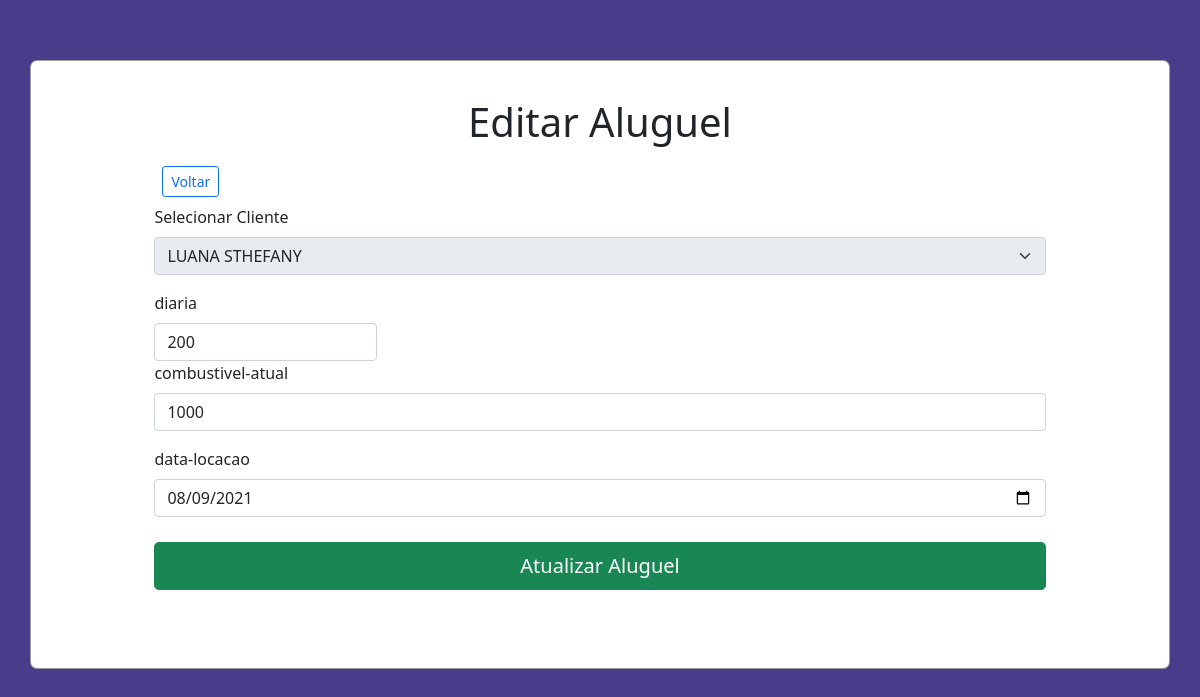
/src/views/editar-venda.php?id=6, run on the app's committed database.
### tables this page shows
CREATE TABLE `aluguel` (
  `idaluguel` int(11) NOT NULL,
  `idcliente` int(11) NOT NULL,
  `diaria` varchar(200) NOT NULL,
  `datalocacao` date NOT NULL,
  `combustivelatual` varchar(200) NOT NULL,
  `ativo` tinyint(1) NOT NULL
);

### src/controller/VendasController.php (called while the page is built, shortened)
<?php
require_once '../model/Venda.php';
require_once '../model/Database.php';
class VendasController extends aluguel
{
    protected $tabela = 'aluguel';
    public function findOne($idaluguel)
    {
        $query = "SELECT * FROM $this->tabela WHERE idaluguel = :id";
        $stm = Database::prepare($query);
        $stm->bindParam(':id', $idaluguel, PDO::PARAM_INT);
        $stm->execute();
        $aluguel = new aluguel(null, null, null,null,null,null,null);
        foreach ($stm->fetchAll() as $ven) {
            $aluguel->setidaluguel($ven->idaluguel);
            $aluguel->setidcliente($ven->idcliente);
            $aluguel->setdiaria($ven->diaria);
            $aluguel->setdatalocacao($ven->datalocacao);
            $aluguel->setcombustivelatual($ven->combustivelatual);
            $aluguel->setativo($ven->ativo);
        }
        return $aluguel;
    }
}

### src/model/Database.php (called while the page is built, shortened)
<?php
class Database
{
    private static $instance;
    public static function getInstance()
    {
        if (!isset(self::$instance)) {
            try {
                self::$instance = new PDO('mysql:host=' . HOST . '; dbname=' . BASE, USER, PASS);
                self::$instance->setAttribute(PDO::ATTR_ERRMODE, PDO::ERRMODE_EXCEPTION);
                self::$instance->setAttribute(PDO::ATTR_DEFAULT_FETCH_MODE, PDO::FETCH_OBJ);
            } catch (PDOException $error) {
                echo $error->getMessage();
            }
        }
        return self::$instance;
    }
    public static function prepare($sql)
    {
        return self::getInstance()->prepare($sql);
    }
}

### src/controller/ClientesController.php (called while the page is built, shortened)
<?php
require_once '../model/cliente.php';
require_once '../model/Database.php';
class ClientesController extends cliente
{
    protected $tabela = 'cliente';
    public function findAll()
    {
        $query = "SELECT * FROM $this->tabela";
        $stm = Database::prepare($query);
        $stm->execute();
        $clientes = array();
        foreach ($stm->fetchAll() as $cliente) {
            $clientes[] = new cliente($cliente->idcliente, $cliente->nome, $cliente->email, $cliente->endereco, $cliente->telefone);
        }
        return $clientes;
    }
}

### src/model/cliente.php (called while the page is built, shortened)
<?php
class cliente
{
    private $idcliente;
    private $nome;
    public function __construct($idcliente, $nome, $email,$endereco,$telefone)
    {
        $this->idcliente = $idcliente;
        $this->nome = $nome;
    }
    public function getidcliente()
    {
        return $this->idcliente;
    }
    public function getNome()
    {
        return $this->nome;
    }
}

### src/model/Venda.php (called while the page is built, shortened)
<?php
class aluguel
{
    private $idcliente;
    private $diaria;
    private $datalocacao;
    private $combustivelatual;
    public function __construct($idaluguel, $idcliente,$diaria,$datalocacao,$combustivelatual,$nome,$ativo)
    {
        $this->idcliente = $idcliente;
        $this->diaria = $diaria;
        $this->datalocacao = $datalocacao;
        $this->combustivelatual = $combustivelatual;
    }
    public function getidcliente()
    {
        return $this->idcliente;
    }
    public function setidcliente($idcliente)
    {
        $this->idcliente = $idcliente;
    }
        public function getdiaria()
    {
        return $this->diaria;
    }
    public function setdiaria($diaria)
    {
        $this->diaria = $diaria;
    }
    public function getdatalocacao()
    {
        return $this->datalocacao;
    }
    public function setdatalocacao($datalocacao)
    {
        $this->datalocacao = $datalocacao;
    }
        public function getcombustivelatual()
    {
        return $this->combustivelatual;
    }
    public function setcombustivelatual($combustivelatual)
    {
        $this->combustivelatual = $combustivelatual;
    }
}

### src/views/editar-venda.php (the view, shortened to what this page needs)
<?php
require '../controller/ClientesController.php';
require_once '../controller/VendasController.php';
$idaluguel = $_GET['id'];
$clientes = new ClientesController();
$aluguel = new VendasController();
$aluguel->setidaluguel($idaluguel);
$aluguel->setdiaria($aluguel->findOne($idaluguel)->getdiaria());
$aluguel->setidcliente($aluguel->findOne($idaluguel)->getidcliente());
$aluguel->setdatalocacao($aluguel->findOne($idaluguel)->getdatalocacao());
$aluguel->setcombustivelatual($aluguel->findOne($idaluguel)->getcombustivelatual());
?>
<!DOCTYPE html>
<html lang="pt_br">
<head>
    <link href="https://cdn.jsdelivr.net/npm/bootstrap@5.0.1/dist/css/bootstrap.min.css" rel="stylesheet">
    <link rel="stylesheet" href="../../public/styles/main.css">
</head>
<body>
    <div class="container">
        <h1 class="p-1 title">Editar Aluguel</h1>
        <div class="menu p-2">
            <a href="../../index.php" class="btn btn-sm btn-outline-primary">Voltar</a>
        </div>
        <form class='form' id="form" action="./editar-venda.php?id=<?= $idaluguel ?>" method="POST">
            <div class="mb-3">
                <label for="idcliente" class="form-label">Selecionar Cliente</label>
                <select name="idcliente" class="form-select" id="idcliente" disabled required>
                    <?php
                        foreach ($clientes->findAll() as $cliente) {
                            if ($cliente->getidcliente() == $aluguel->getIdCliente()) { ?>
                                <option selected value="<?= $cliente->getidcliente() ?>"><?= $cliente->getNome() ?></option> <?php
                            } else { ?>
                                <option value="<?= $cliente->getidcliente() ?>"><?= $cliente->getNome() ?></option> <?php
                            }
                        }
                    ?>
                </select>
            </div>
                            <div class="input" style="width: 25% !important;">
                <label for="diaria" class="form-label">diaria</label>
                <input type="number" min="1" step="any"  value="<?= $aluguel->getdiaria() ?>" name="diaria" class="form-control" id="diaria" autocomplete="off" required>
            </div>
                                  <div class="mb-3">
                <label for="combustivelatual" class="form-label">combustivel-atual</label>
                <input type="number" min="1" step="any"  value="<?= $aluguel->getcombustivelatual() ?>" name="combustivelatual" class="form-control" id="combustivelatual" autocomplete="off" required>
            </div>
                                  <div class="mb-3">
                <label for="datalocacao" class="form-label">data-locacao</label>
                <input type="date" step="any"  value="<?= $aluguel->getdatalocacao() ?>" name="datalocacao" class="form-control" id="datalocacao" autocomplete="off" required>
            </div>
            <div class="button mt-3">
                <button type="submit" class="btn btn-lg btn-success">Atualizar Aluguel</button>
            </div>
        </form>
                 <?php
        if (!$_POST) return;
        ?>

### public/styles/main.css (style rules this page uses)
html, body { background-color: #483D8B; }
.container { margin-top: 5%; margin-bottom: 5%; display: flex; flex-direction: column; justify-content: center; align-items: center; width: 100%; background-color: #fff; border-radius: 7px; border: 1px solid rgba(0, 0, 0, 0.384); }
.container .title { margin-top: 3%; }
.container .menu { width: 80% ; display: flex; align-items: center; justify-content: space-between; }
.container .form { width: 80%; margin-bottom: 7%; }
.container .form .input { width: 47%; }
.container .form .btn { margin-top: 1%; width: 100%; }

### data on the page
aluguel: diaria "200", combustivelatual "1000", datalocacao "08/09/2021"

### other printed values
form field idcliente "LUANA STHEFANY"
